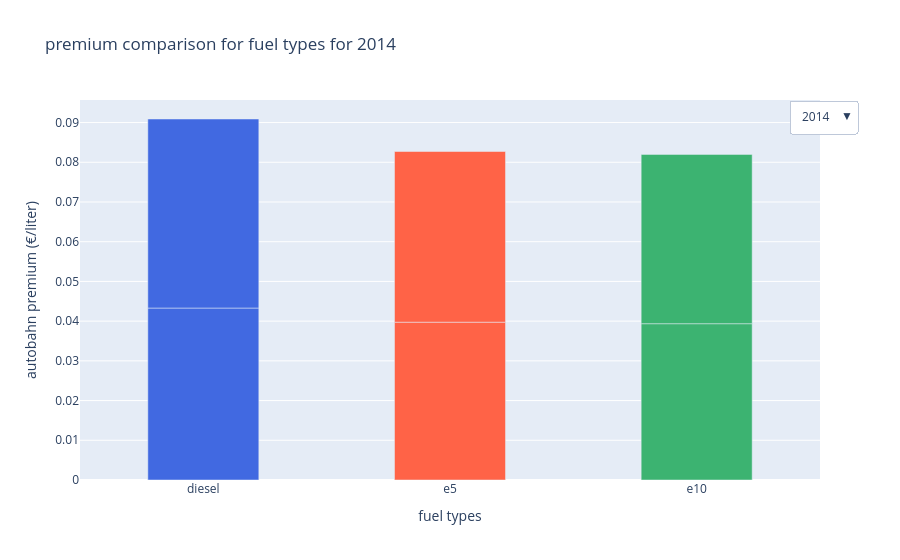

The notebook cell this image was saved under:
### Code cell
plot_autobahn_premium_barchart(summary_df)

#TODO: fic plot, currently for each fuel type the mean and median value is summed up. each bar is one half mean and the other median

### Figure 1 — Plotly figure (JSON) as saved in the notebook; plotly's stock layout.template omitted (floating-point values rounded to 4 significant figures)
{"data": [{"marker": {"color": ["royalblue", "royalblue", "tomato", "tomato", "mediumseagreen", "mediumseagreen"]}, "name": "2014", "type": "bar", "visible": true, "width": 0.45, "x": ["diesel", "diesel", "e5", "e5", "e10", "e10"], "y": [0.0433, 0.0476, 0.03974, 0.04297, 0.03936, 0.04263]}, {"marker": {"color": ["royalblue", "royalblue", "tomato", "tomato", "mediumseagreen", "mediumseagreen"]}, "name": "2015", "type": "bar", "visible": false, "width": 0.45, "x": ["diesel", "diesel", "e5", "e5", "e10", "e10"], "y": [0.05111, 0.05404, 0.04868, 0.05142, 0.0485, 0.05126]}, {"marker": {"color": ["royalblue", "royalblue", "tomato", "tomato", "mediumseagreen", "mediumseagreen"]}, "name": "2016", "type": "bar", "visible": false, "width": 0.45, "x": ["diesel", "diesel", "e5", "e5", "e10", "e10"], "y": [0.06819, 0.0692, 0.06437, 0.06568, 0.06362, 0.06505]}, {"marker": {"color": ["royalblue", "royalblue", "tomato", "tomato", "mediumseagreen", "mediumseagreen"]}, "name": "2017", "type": "bar", "visible": false, "width": 0.45, "x": ["diesel", "diesel", "e5", "e5", "e10", "e10"], "y": [0.08087, 0.08354, 0.07836, 0.08122, 0.08001, 0.08321]}, {"marker": {"color": ["royalblue", "royalblue", "tomato", "tomato", "mediumseagreen", "mediumseagreen"]}, "name": "2018", "type": "bar", "visible": false, "width": 0.45, "x": ["diesel", "diesel", "e5", "e5", "e10", "e10"], "y": [0.1213, 0.1219, 0.1054, 0.1065, 0.1072, 0.1087]}, {"marker": {"color": ["royalblue", "royalblue", "tomato", "tomato", "mediumseagreen", "mediumseagreen"]}, "name": "2019", "type": "bar", "visible": false, "width": 0.45, "x": ["diesel", "diesel", "e5", "e5", "e10", "e10"], "y": [0.1574, 0.1583, 0.1457, 0.147, 0.1469, 0.1484]}, {"marker": {"color": ["royalblue", "royalblue", "tomato", "tomato", "mediumseagreen", "mediumseagreen"]}, "name": "2020", "type": "bar", "visible": false, "width": 0.45, "x": ["diesel", "diesel", "e5", "e5", "e10", "e10"], "y": [0.1812, 0.1839, 0.1693, 0.1727, 0.1684, 0.1718]}, {"marker": {"color": ["royalblue", "royalblue", "tomato", "tomato", "mediumseagreen", "mediumseagreen"]}, "name": "2021", "type": "bar", "visible": false, "width": 0.45, "x": ["diesel", "diesel", "e5", "e5", "e10", "e10"], "y": [0.1931, 0.1948, 0.1852, 0.1877, 0.191, 0.1936]}, {"marker": {"color": ["royalblue", "royalblue", "tomato", "tomato", "mediumseagreen", "mediumseagreen"]}, "name": "2022", "type": "bar", "visible": false, "width": 0.45, "x": ["diesel", "diesel", "e5", "e5", "e10", "e10"], "y": [0.1849, 0.1906, 0.2025, 0.2088, 0.2094, 0.2158]}, {"marker": {"color": ["royalblue", "royalblue", "tomato", "tomato", "mediumseagreen", "mediumseagreen"]}, "name": "2023", "type": "bar", "visible": false, "width": 0.45, "x": ["diesel", "diesel", "e5", "e5", "e10", "e10"], "y": [0.2409, 0.2463, 0.2677, 0.272, 0.2734, 0.2778]}, {"marker": {"color": ["royalblue", "royalblue", "tomato", "tomato", "mediumseagreen", "mediumseagreen"]}, "name": "2024", "type": "bar", "visible": false, "width": 0.45, "x": ["diesel", "diesel", "e5", "e5", "e10", "e10"], "y": [0.2715, 0.2742, 0.2844, 0.2867, 0.2854, 0.2876]}, {"marker": {"color": ["royalblue", "royalblue", "tomato", "tomato", "mediumseagreen", "mediumseagreen"]}, "name": "2025", "type": "bar", "visible": false, "width": 0.45, "x": ["diesel", "diesel", "e5", "e5", "e10", "e10"], "y": [0.2876, 0.2914, 0.301, 0.3044, 0.299, 0.3025]}, {"marker": {"color": ["royalblue", "royalblue", "tomato", "tomato", "mediumseagreen", "mediumseagreen"]}, "name": "2026", "type": "bar", "visible": false, "width": 0.45, "x": ["diesel", "diesel", "e5", "e5", "e10", "e10"], "y": [0.2849, 0.2905, 0.2925, 0.2963, 0.2891, 0.2929]}], "layout": {"bargap": 0.35, "hovermode": "closest", "title": {"text": "premium comparison for fuel types for 2014"}, "updatemenus": [{"buttons": [{"args": [{"visible": [true, false, false, false, false, false, false, false, false, false, false, false, false]}, {"title": "premium comparison for fuel types for 2014"}], "label": "2014", "method": "update"}, {"args": [{"visible": [false, true, false, false, false, false, false, false, false, false, false, false, false]}, {"title": "premium comparison for fuel types for 2015"}], "label": "2015", "method": "update"}, {"args": [{"visible": [false, false, true, false, false, false, false, false, false, false, false, false, false]}, {"title": "premium comparison for fuel types for 2016"}], "label": "2016", "method": "update"}, {"args": [{"visible": [false, false, false, true, false, false, false, false, false, false, false, false, false]}, {"title": "premium comparison for fuel types for 2017"}], "label": "2017", "method": "update"}, {"args": [{"visible": [false, false, false, false, true, false, false, false, false, false, false, false, false]}, {"title": "premium comparison for fuel types for 2018"}], "label": "2018", "method": "update"}, {"args": [{"visible": [false, false, false, false, false, true, false, false, false, false, false, false, false]}, {"title": "premium comparison for fuel types for 2019"}], "label": "2019", "method": "update"}, {"args": [{"visible": [false, false, false, false, false, false, true, false, false, false, false, false, false]}, {"title": "premium comparison for fuel types for 2020"}], "label": "2020", "method": "update"}, {"args": [{"visible": [false, false, false, false, false, false, false, true, false, false, false, false, false]}, {"title": "premium comparison for fuel types for 2021"}], "label": "2021", "method": "update"}, {"args": [{"visible": [false, false, false, false, false, false, false, false, true, false, false, false, false]}, {"title": "premium comparison for fuel types for 2022"}], "label": "2022", "method": "update"}, {"args": [{"visible": [false, false, false, false, false, false, false, false, false, true, false, false, false]}, {"title": "premium comparison for fuel types for 2023"}], "label": "2023", "method": "update"}, {"args": [{"visible": [false, false, false, false, false, false, false, false, false, false, true, false, false]}, {"title": "premium comparison for fuel types for 2024"}], "label": "2024", "method": "update"}, {"args": [{"visible": [false, false, false, false, false, false, false, false, false, false, false, true, false]}, {"title": "premium comparison for fuel types for 2025"}], "label": "2025", "method": "update"}, {"args": [{"visible": [false, false, false, false, false, false, false, false, false, false, false, false, true]}, {"title": "premium comparison for fuel types for 2026"}], "label": "2026", "method": "update"}], "direction": "down", "showactive": true, "x": 1.05, "y": 1}], "xaxis": {"showspikes": false, "title": {"text": "fuel types"}}, "yaxis": {"showspikes": false, "title": {"text": "autobahn premium (€/liter)"}}}}
